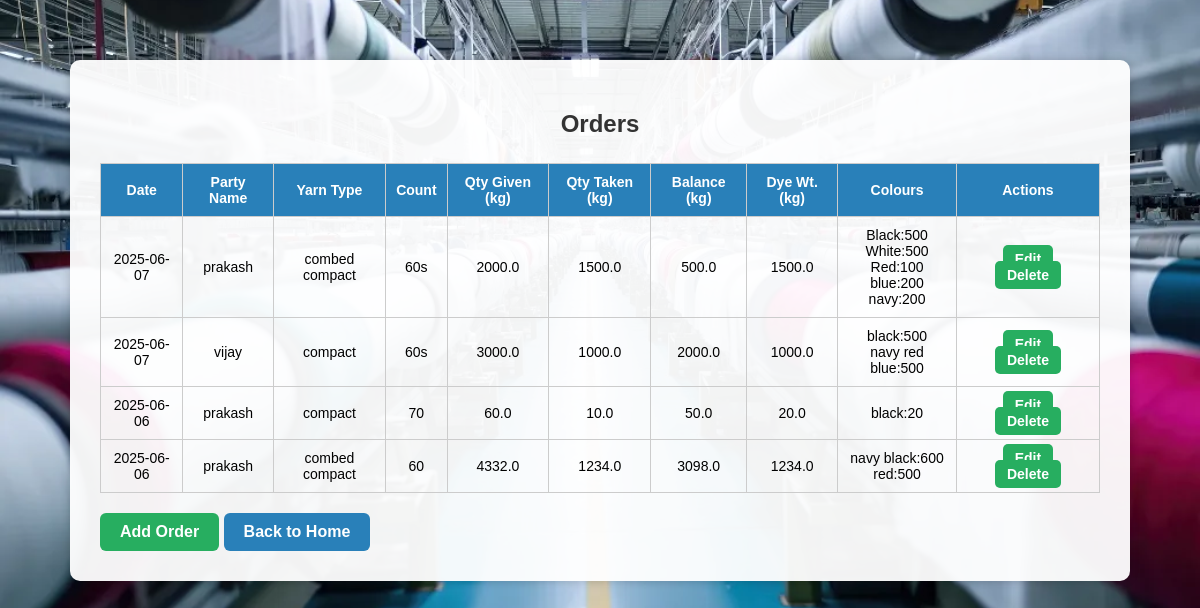
The page /view_orders on the database its author committed.
### tables this page shows
CREATE TABLE orders (
            id INTEGER PRIMARY KEY AUTOINCREMENT,
            date TEXT,
            party_name TEXT,
            yarn_type TEXT,
            count TEXT,
            quantity_given INTEGER,
            quantity_taken INTEGER,
            dye_weight INTEGER
        , colour TEXT, colours TEXT, qty_given REAL, qty_taken REAL, balance REAL, dye_wt REAL);

### app.py (the view)
@app.route('/view_orders')
def view_orders():
    conn = sqlite3.connect('textile.db')
    conn.row_factory = sqlite3.Row
    c = conn.cursor()
    c.execute('SELECT * FROM orders ORDER BY date DESC')
    orders = c.fetchall()
    conn.close()
    return render_template('view_orders.html', orders=orders)

### templates/view_orders.html (shortened to what this page needs)
<!DOCTYPE html>
<html lang="en">
<head>
</head>
<body>
    <div class="container">
        <h2>Orders</h2>
        <table>
            <thead>
                <tr>
                    <th>Date</th>
                    <th>Party Name</th>
                    <th>Yarn Type</th>
                    <th>Count</th>
                    <th>Qty Given (kg)</th>
                    <th>Qty Taken (kg)</th>
                    <th>Balance (kg)</th>
                    <th>Dye Wt. (kg)</th>
                    <th>Colours</th>
                    <th>Actions</th>
                </tr>
            </thead>
            <tbody>
                {% for order in orders %}
                <tr>
                    <td>{{ order.date }}</td>
                    <td>{{ order.party_name }}</td>
                    <td>{{ order.yarn_type }}</td>
                    <td>{{ order.count }}</td>
                    <td>{{ order.qty_given }}</td>
                    <td>{{ order.qty_taken }}</td>
                    <td>{{ order.balance }}</td>
                    <td>{{ order.dye_wt }}</td>
                    <td>
                        {% for colour in order.colours.split(',') %} {{ colour }}<br> {% endfor %}
                    </td>
                    <td class="action-buttons">
                        <a href="{{ url_for('edit_order', id=order.id) }}" class="button">Edit</a>
                        <a href="{{ url_for('delete_order', id=order.id) }}" class="button" onclick="return confirm('Are you sure you want to delete this order?');">Delete</a>
                    </td>
                </tr>
                {% else %}
                <tr>
                    <td colspan="10">No orders found.</td>
                </tr>
                {% endfor %}
            </tbody>
        </table>
        <a href="{{ url_for('add_order') }}" class="nav-btn add-btn">Add Order</a>
        <a href="{{ url_for('dashboard') }}" class="nav-btn">Back to Home</a>
    </div>
</body>
</html>

### templates/view_orders.html (style rules this page uses)
body { font-family: Arial, sans-serif; background-image: url('/static/image/cotton_background.jpg'); background-size: cover; background-position: center; margin: 0; padding: 0; }
.container { background-color: rgba(255, 255, 255, 0.95); max-width: 1000px; margin: 60px auto; padding: 30px; border-radius: 10px; box-shadow: 0 0 10px rgba(0, 0, 0, 0.2); overflow-x: auto; }
h2 { text-align: center; margin-bottom: 25px; color: #333; }
table { width: 100%; border-collapse: collapse; margin-top: 10px; }
th, td { border: 1px solid #ccc; padding: 10px; text-align: center; font-size: 14px; }
th { background-color: #2980b9; color: white; }
a.button { background-color: #27ae60; color: white; padding: 6px 12px; text-decoration: none; border-radius: 5px; font-weight: bold; }
.action-buttons a { margin: 0 5px; }
.nav-btn { margin-top: 20px; display: inline-block; background-color: #2980b9; padding: 10px 20px; color: white; border-radius: 6px; text-decoration: none; font-weight: bold; }
.add-btn { background-color: #27ae60; }

### rows shown on the page
orders: date "2025-06-07", party_name "prakash", yarn_type "combed compact", count "60s", qty_given "2000.0", qty_taken "1500.0", balance "500.0", dye_wt "1500.0", colour "Black:500" "White:500" "Red:100" "blue:200" "navy:200"
orders: date "2025-06-07", party_name "vijay", yarn_type "compact", count "60s", qty_given "3000.0", qty_taken "1000.0", balance "2000.0", dye_wt "1000.0", colour "black:500" "navy red blue:500"
orders: date "2025-06-06", party_name "prakash", yarn_type "compact", count "70", qty_given "60.0", qty_taken "10.0", balance "50.0", dye_wt "20.0", colours "black:20"
orders: date "2025-06-06", party_name "prakash", yarn_type "combed compact", count "60", qty_given "4332.0", qty_taken "1234.0", balance "3098.0", dye_wt "1234.0", colour "navy black:600" "red:500"
